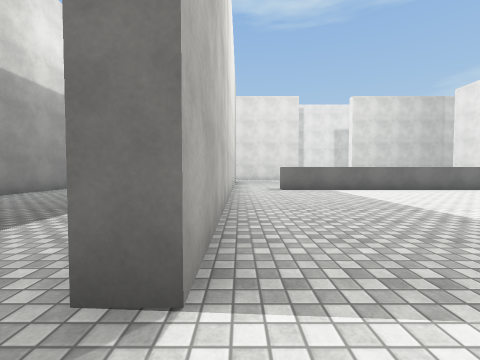
[1] (above)

24 first-person views from a walk through a scene from a Unity 3-D project. The camera is 1.2 m above the floor, tilts 2° down and sees 90° across. The floor is counted in squares, 2 m on a side. Each view is taken from the middle of a square. On the plan, view 1 faces up. The plan holds only what a view shows up to about 9 squares ahead; the rest is blank. The player character is not drawn. Surface patterns are stand-ins for the level's own textures.

[2]
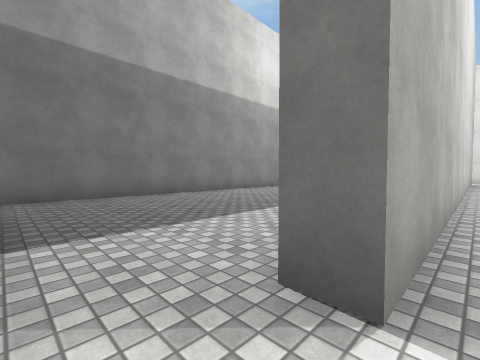

[3]
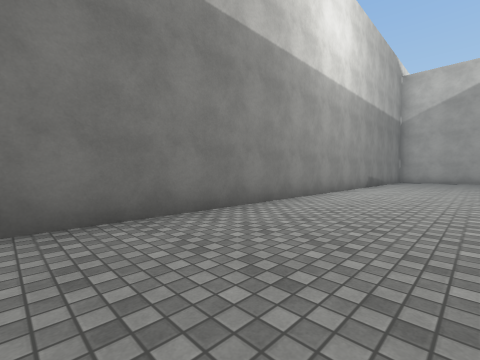

[4]
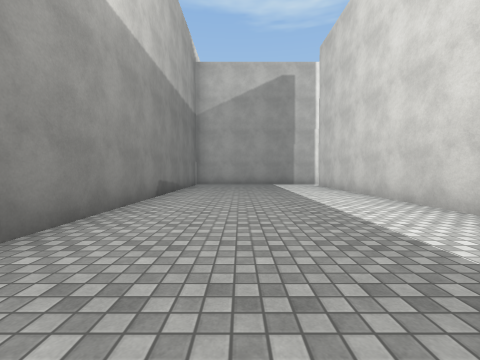

[5]
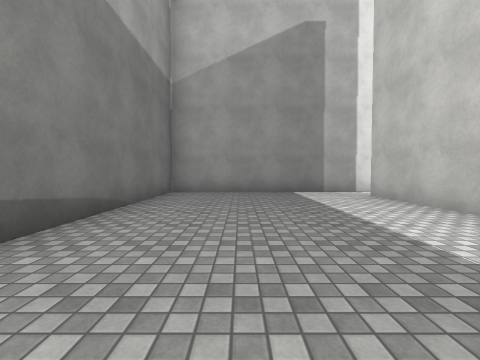

[6]
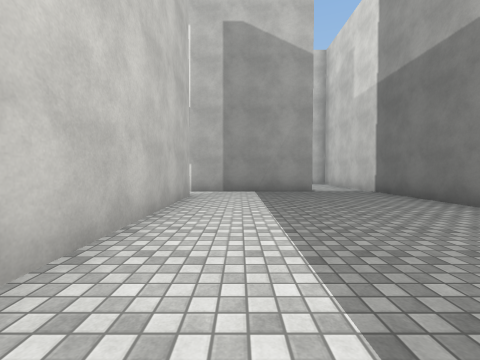

[7]
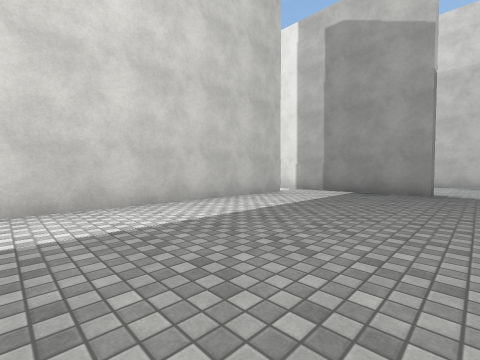

[8]
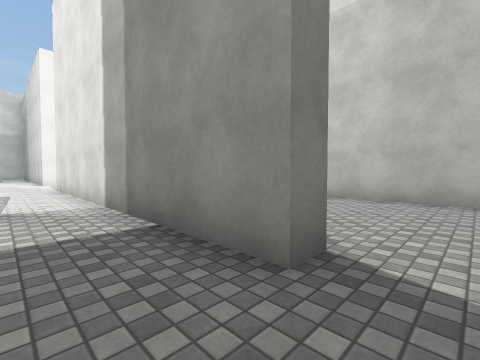

[9]
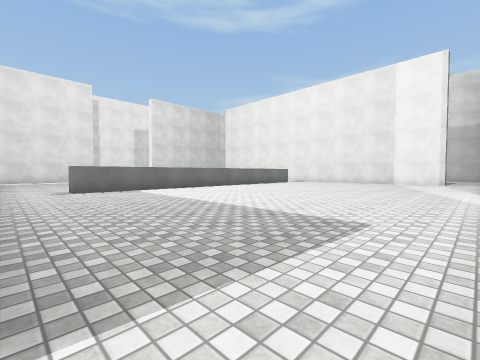

[10]
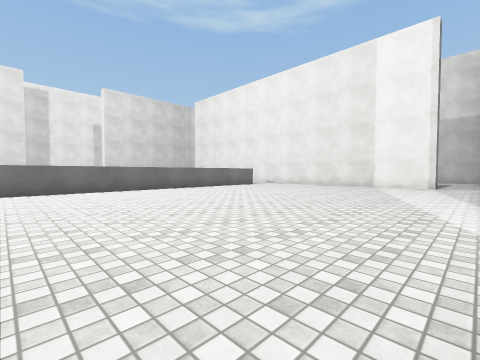

[11]
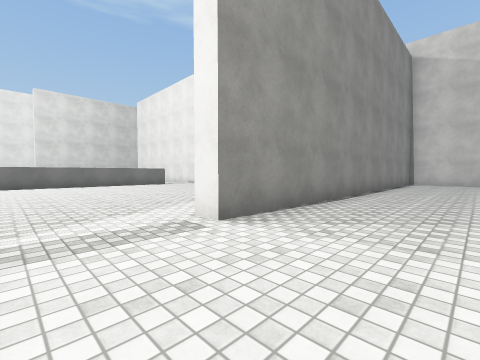

[12]
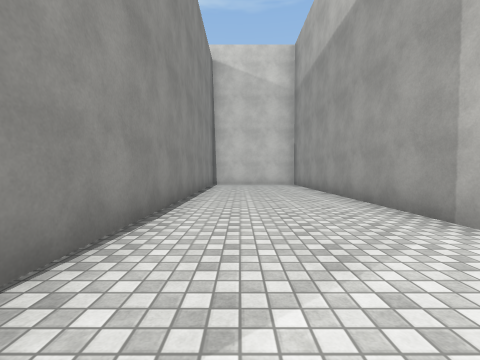

[13]
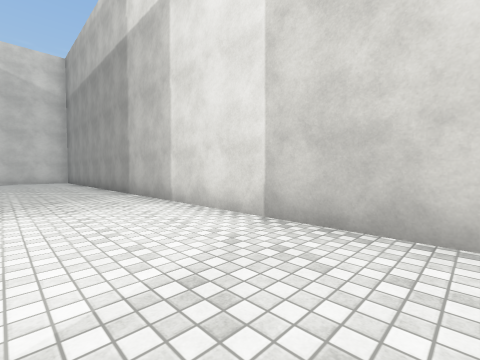

[14]
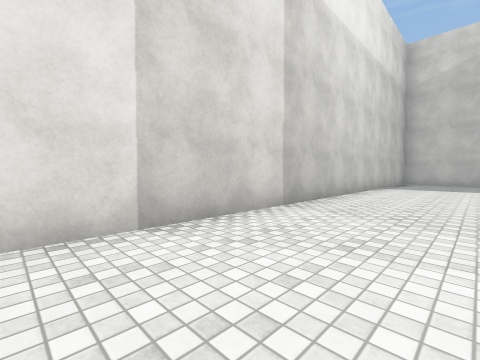

[15]
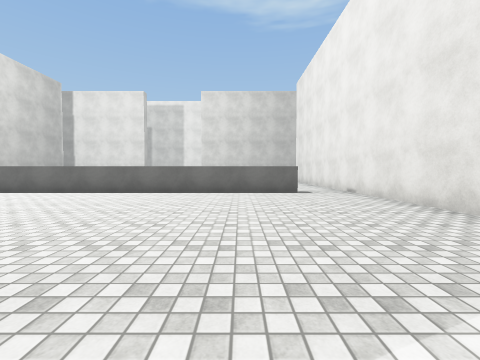

[16]
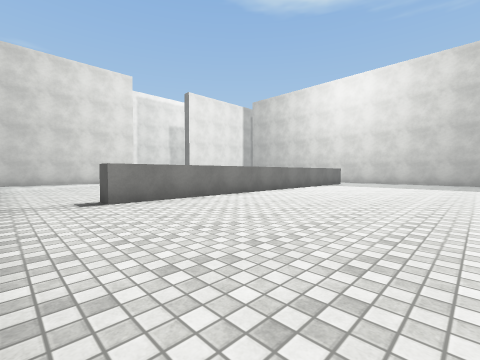

[17]
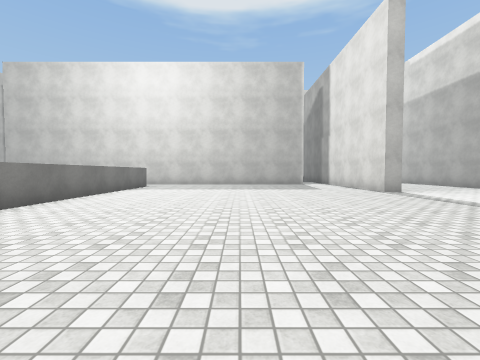

[18]
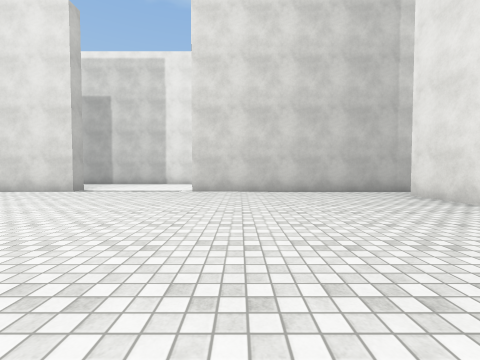

[19]
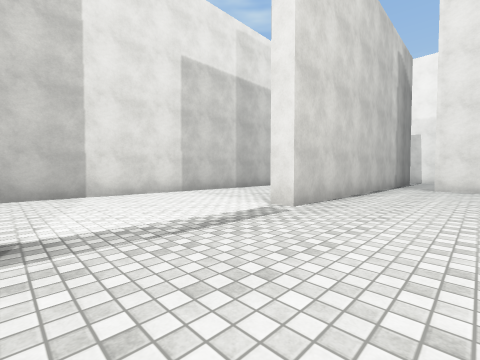

[20]
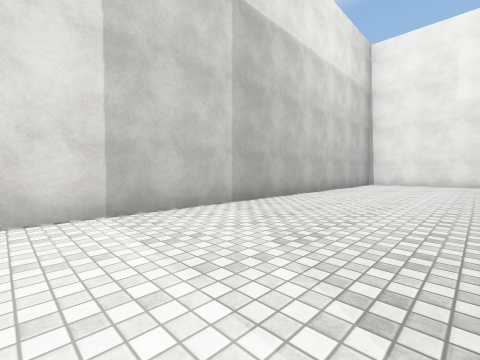

[21]
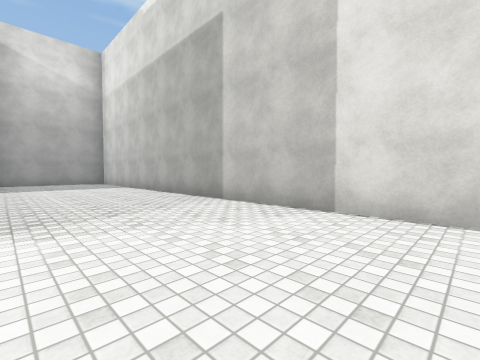

[22]
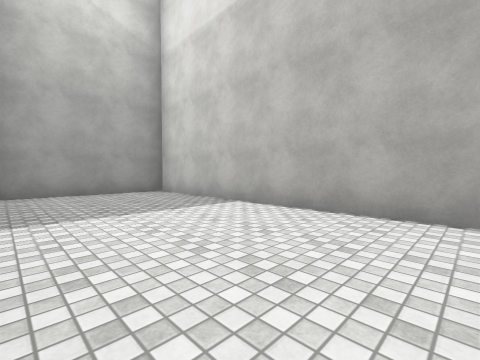

[23]
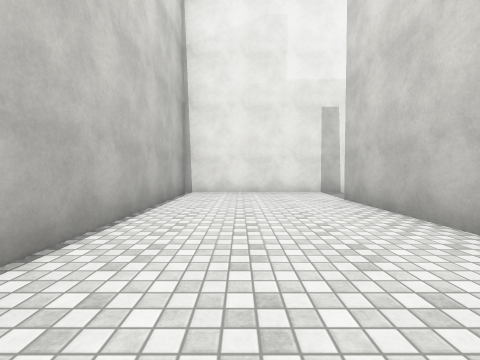

[24]
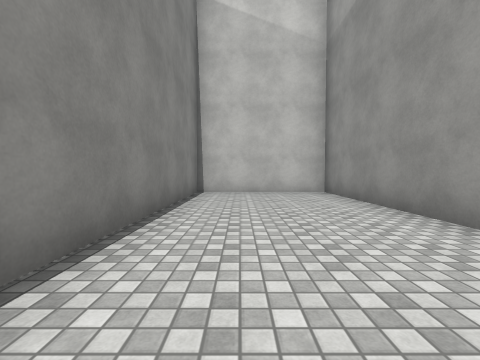

### Floor plan
Ten units are one square. View 1 is at (0, 0); x grows to the right and y downward. Boxes are objects, and circles mark ways between rooms. Rooms are numbered by the first view taken in them; rooms with no view inside come last. Other rooms are left out.
<svg viewBox="-66 -211 261 261">
<path fill="none" stroke="#000" d="M-2 -10 -8 -10 -8 -150M-42 9 -42 3 5 3M0 -162 -61 -162 -61 20M20 -83 116 -83 116 -77 14 -77 14 -82M133 -42 133 -100M133 -132 133 -150M-2 -122 -2 -10M40 -168 40 -162 18 -162M133 -10 133 -25M5 3 44 3M145 -162 76 -162 76 -168M141 -167 172 -167M190 -159 190 -206 -61 -206 -61 -169M-50 45 190 45 190 8 79 8 79 2"/>
<circle cx="-50" cy="10" r="3" fill="#2a7"/>
<circle cx="0" cy="-150" r="3" fill="#2a7"/>
<circle cx="0" cy="-5" r="3" fill="#2a7"/>
<text x="-30" y="-70">1</text>
<text x="70" y="-80">2</text>
</svg>
Room 1 opens to room 2.

Where each view was taken, in squares from view 1:
view 1: 0 up, 0 right, facing up
view 2: 0 up, 0 right, facing up-left
view 3: 1 up, 3 left, facing up-left
view 4: 5 up, 4 left, facing up
view 5: 9 up, 4 left, facing up
view 6: 7 up, 2 left, facing down
view 7: 7 up, 5 left, facing down-right
view 8: 1 up, 5 left, facing down-right
view 9: 0 up, 0 right, facing up-right
view 10: 0 up, 3 right, facing up-right
view 11: 3 down, 6 right, facing up-right
view 12: 2 down, 8 right, facing right
view 13: 2 down, 4 right, facing down-right
view 14: 2 down, 7 right, facing down-left
view 15: 1 up, 10 right, facing up
view 16: 13 up, 13 right, facing down-left
view 17: 12 up, 11 right, facing left
view 18: 9 up, 9 right, facing up
view 19: 14 up, 4 right, facing up-right
view 20: 17 up, 7 right, facing up-right
view 21: 17 up, 7 right, facing up-left
view 22: 17 up, 1 right, facing up-left
view 23: 19 up, 12 right, facing right
view 24: 2 down, 12 right, facing right
